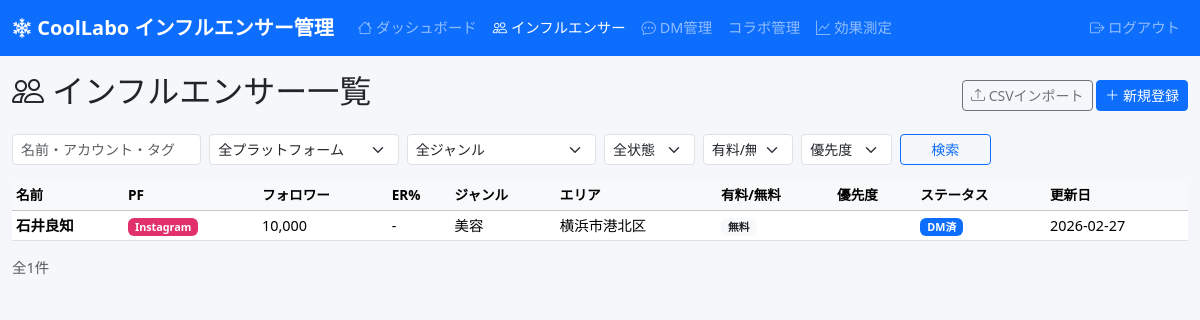
The page /influencers (signed in) on the database as committed earlier.
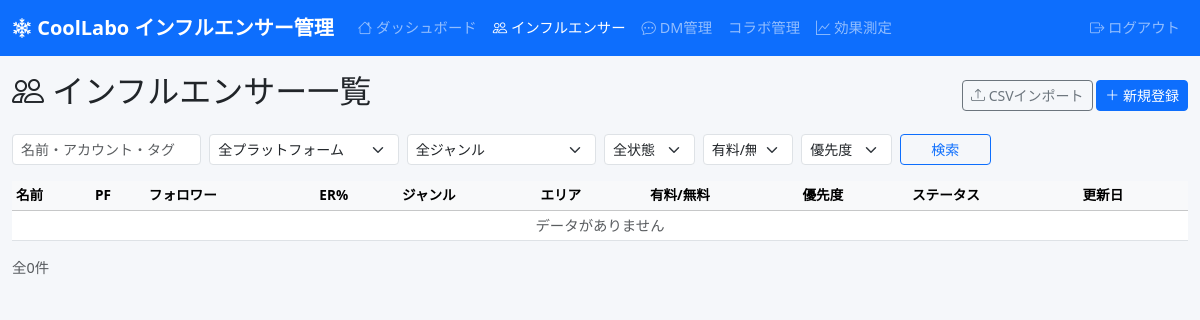
The same page on the database as committed later.
### tables this page shows
CREATE TABLE influencers (
            id INTEGER PRIMARY KEY AUTOINCREMENT,
            name TEXT NOT NULL,
            platform TEXT NOT NULL,
            account_id TEXT,
            follower_count INTEGER DEFAULT 0,
            engagement_rate REAL DEFAULT 0,
            genre TEXT,
            sub_genre TEXT,
            area TEXT,
            age_group TEXT,
            gender TEXT,
            contact_info TEXT,
            email TEXT,
            phone TEXT,
            website_url TEXT,
            is_paid INTEGER DEFAULT 0,
            priority TEXT DEFAULT '中',
            rating INTEGER DEFAULT 3,
            notes TEXT,
            tags TEXT,
            last_contact_date DATE,
            next_action TEXT,
            next_action_date DATE,
            source TEXT,
            status TEXT DEFAULT '未連絡',
            created_at DATETIME DEFAULT CURRENT_TIMESTAMP,
            updated_at DATETIME DEFAULT CURRENT_TIMESTAMP
        );

### app.py (the view)
@app.route('/influencers')
@login_required
def influencer_list():
    db = get_db()
    query = 'SELECT * FROM influencers WHERE 1=1'
    params = []
    search = request.args.get('search', '')
    platform = request.args.get('platform', '')
    genre = request.args.get('genre', '')
    status = request.args.get('status', '')
    is_paid = request.args.get('is_paid', '')
    priority = request.args.get('priority', '')
    if search:
        query += ' AND (name LIKE ? OR account_id LIKE ? OR tags LIKE ?)'
        params += [f'%{search}%', f'%{search}%', f'%{search}%']
    if platform:
        query += ' AND platform = ?'
        params.append(platform)
    if genre:
        query += ' AND genre = ?'
        params.append(genre)
    if status:
        query += ' AND status = ?'
        params.append(status)
    if is_paid == '1':
        query += ' AND is_paid = 1'
    elif is_paid == '0':
        query += ' AND is_paid = 0'
    if priority:
        query += ' AND priority = ?'
        params.append(priority)
    query += ' ORDER BY updated_at DESC'
    influencers = db.execute(query, params).fetchall()
    db.close()
    return render_template('influencers/list.html',
                           influencers=influencers,
                           platforms=PLATFORMS, genres=GENRES, statuses=STATUSES,
                           priorities=PRIORITIES,
                           search=search, sel_platform=platform,
                           sel_genre=genre, sel_status=status,
                           sel_is_paid=is_paid, sel_priority=priority)

### app.py (called while the page is built)
def login_required(f):
    @functools.wraps(f)
    def decorated(*args, **kwargs):
        if not session.get('logged_in'):
            return redirect(url_for('login'))
        return f(*args, **kwargs)
    return decorated

### models.py (called while the page is built)
def get_db():
    conn = sqlite3.connect(DB_PATH)
    conn.row_factory = sqlite3.Row
    conn.execute("PRAGMA foreign_keys = ON")
    return conn

### templates/influencers/list.html (shortened to what this page needs)
{% extends "base.html" %}
{% block content %}
<div class="d-flex justify-content-between align-items-center mb-3">
    <h2><i class="bi bi-people"></i> インフルエンサー一覧</h2>
    <div>
        <button class="btn btn-outline-secondary btn-sm" data-bs-toggle="modal" data-bs-target="#importModal">
            <i class="bi bi-upload"></i> CSVインポート
        </button>
        <a href="{{ url_for('influencer_new') }}" class="btn btn-primary btn-sm">
            <i class="bi bi-plus-lg"></i> 新規登録
        </a>
    </div>
</div>
<form method="get" class="row g-2 mb-3">
    <div class="col-md-2">
        <input type="text" name="search" class="form-control form-control-sm"
               placeholder="名前・アカウント・タグ" value="{{ search }}">
    </div>
    <div class="col-md-2">
        <select name="platform" class="form-select form-select-sm">
            <option value="">全プラットフォーム</option>
        </select>
    </div>
    <div class="col-md-2">
        <select name="genre" class="form-select form-select-sm">
            <option value="">全ジャンル</option>
        </select>
    </div>
    <div class="col-md-1">
        <select name="status" class="form-select form-select-sm">
            <option value="">全状態</option>
        </select>
    </div>
    <div class="col-md-1">
        <select name="is_paid" class="form-select form-select-sm">
            <option value="">有料/無料</option>
        </select>
    </div>
    <div class="col-md-1">
        <select name="priority" class="form-select form-select-sm">
            <option value="">優先度</option>
        </select>
    </div>
    <div class="col-md-1">
        <button type="submit" class="btn btn-sm btn-outline-primary w-100">検索</button>
    </div>
</form>
<div class="table-responsive">
    <table class="table table-hover table-sm">
        <thead class="table-light">
            <tr>
                <th>名前</th>
                <th>PF</th>
                <th>フォロワー</th>
                <th>ER%</th>
                <th>ジャンル</th>
                <th>エリア</th>
                <th>有料/無料</th>
                <th>優先度</th>
                <th>ステータス</th>
                <th>更新日</th>
            </tr>
        </thead>
        <tbody>
        {% for inf in influencers %}
            <tr class="clickable-row" onclick="location.href='{{ url_for('influencer_detail', id=inf.id) }}'">
                <td><strong>{{ inf.name }}</strong></td>
                <td>
                    <span class="badge platform-{{ inf.platform | lower }}">{{ inf.platform }}</span>
                </td>
                <td>{{ "{:,}".format(inf.follower_count) if inf.follower_count else '-' }}</td>
                <td>{{ "%.1f"|format(inf.engagement_rate) if inf.engagement_rate else '-' }}</td>
                <td>{{ inf.genre or '-' }}</td>
                <td>{{ inf.area or '-' }}</td>
                <td>
                    {% if inf.is_paid %}
                    <span class="badge bg-warning text-dark">有料</span>
                    {% else %}
                    <span class="badge bg-light text-dark">無料</span>
                    {% endif %}
                </td>
                <td>
                </td>
                <td><span class="badge status-{{ inf.status }}">{{ inf.status }}</span></td>
                <td>{{ inf.updated_at[:10] if inf.updated_at else '-' }}</td>
            </tr>
        {% else %}
            <tr><td colspan="10" class="text-center text-muted">データがありません</td></tr>
        {% endfor %}
        </tbody>
    </table>
</div>
<p class="text-muted">全{{ influencers | length }}件</p>
{% endblock %}

### templates/base.html (shortened to what this page needs)
<!DOCTYPE html>
<html lang="ja">
<head>
    <link href="https://cdn.jsdelivr.net/npm/bootstrap@5.3.2/dist/css/bootstrap.min.css" rel="stylesheet">
    <link href="https://cdn.jsdelivr.net/npm/bootstrap-icons@1.11.2/font/bootstrap-icons.min.css" rel="stylesheet">
    <link href="{{ url_for('static', filename='style.css') }}" rel="stylesheet">
</head>
<body>
    <nav class="navbar navbar-expand-lg navbar-dark bg-primary">
        <div class="container-fluid">
            <a class="navbar-brand" href="{{ url_for('dashboard') }}">
                <i class="bi bi-snow2"></i> CoolLabo インフルエンサー管理
            </a>
            <div class="collapse navbar-collapse" id="navbarNav">
                <ul class="navbar-nav">
                    <li class="nav-item">
                        <a class="nav-link {% if request.endpoint == 'dashboard' %}active{% endif %}"
                           href="{{ url_for('dashboard') }}">
                            <i class="bi bi-house"></i> ダッシュボード
                        </a>
                    </li>
                    <li class="nav-item">
                        <a class="nav-link {% if 'influencer' in (request.endpoint or '') %}active{% endif %}"
                           href="{{ url_for('influencer_list') }}">
                            <i class="bi bi-people"></i> インフルエンサー
                        </a>
                    </li>
                    <li class="nav-item">
                        <a class="nav-link {% if 'dm' in (request.endpoint or '') %}active{% endif %}"
                           href="{{ url_for('dm_history') }}">
                            <i class="bi bi-chat-dots"></i> DM管理
                        </a>
                    </li>
                    <li class="nav-item">
                        <a class="nav-link {% if 'collaboration' in (request.endpoint or '') %}active{% endif %}"
                           href="{{ url_for('collaboration_list') }}">
                             コラボ管理
                        </a>
                    </li>
                    <li class="nav-item">
                        <a class="nav-link {% if 'report' in (request.endpoint or '') %}active{% endif %}"
                           href="{{ url_for('reports') }}">
                            <i class="bi bi-graph-up"></i> 効果測定
                        </a>
                    </li>
                </ul>
                <ul class="navbar-nav ms-auto">
                    <li class="nav-item">
                        <a class="nav-link" href="{{ url_for('logout') }}">
                            <i class="bi bi-box-arrow-right"></i> ログアウト
                        </a>
                    </li>
                </ul>
            </div>
        </div>
    </nav>
    <div class="container-fluid mt-3">
        {% block content %}{% endblock %}
    </div>
</body>
</html>

### static/style.css (style rules this page uses)
body { background-color: #f5f7fa; font-size: 0.9rem; }
.navbar-brand { font-weight: bold; }
.table th { font-weight: 600; font-size: 0.85rem; white-space: nowrap; }

Rows that differ between the two databases and show on the page:
removed influencers: name "石井良知", platform "Instagram", follower_count "10,000", engagement_rate "-", genre "美容", area "横浜市港北区", status "DM済", updated_at "2026-02-27"
Other text that changed with them:
{{ influencers | length }}: "1" → "0"
text now shown: "データがありません"
